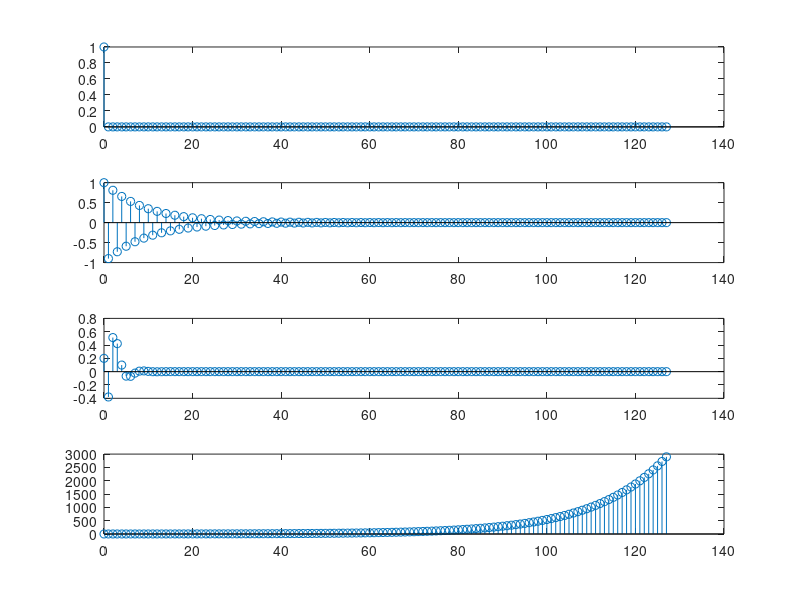

The MATLAB script that drew this image:
delta=[1,zeros(1,127)];
n=0:127;
subplot(4,1,1)
stem(n,delta)
a=[1 0.9];
b=[1];
y1=filter(b,a,delta);
subplot(4,1,2)
stem(n,y1)
a1=[1 -0.6 0.3];
b1=[0.2 -0.5 0.8];
y2=filter(b1,a1,delta);
subplot(4,1,3)
stem(n,y2)
a2=[1 -0.5 -0.6];
b2=[1 0.5 0.25];
y3=filter(b2,a2,delta);
subplot(4,1,4)
stem(n,y3)



